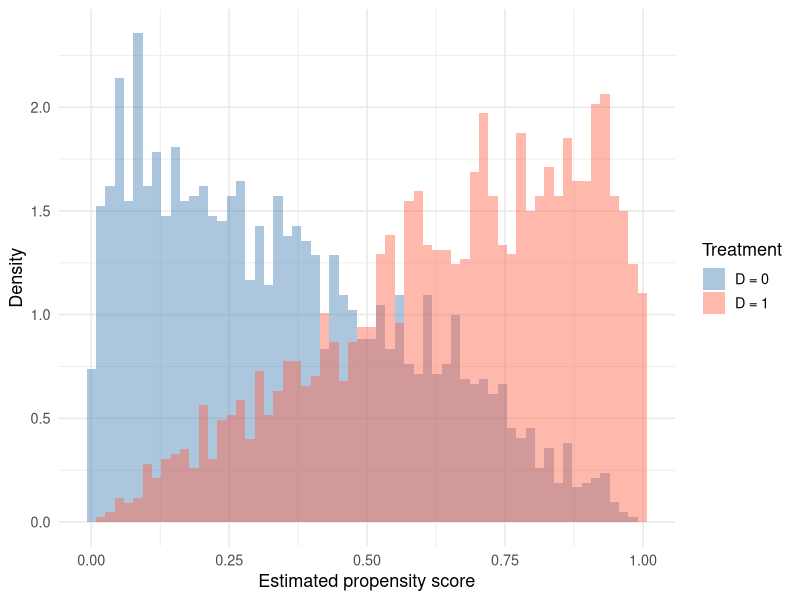

Reproduce this figure in R.
## ---- chunk 1
library(tidyverse)
library(ggplot2)
library(knitr)
## ---- chunk 2
# Seed and sample size
    set.seed(34837)
    N <- 5000

# Parameters
    
    alpha_0 <- 0.02
    alpha_1 <- 0.04
    phi     <- 0.2
    
    beta_0 <- c(0.5, 0.1)
    beta_1 <- c(0.8, 0.4)
    
    gamma_0 <- 0.2
    gamma_1 <- 0.3
    gamma_2 <- 0.1
    
    sigma_1  <- 0.012
    sigma_0  <- -0.05
    sigma_V  <- -1

# Draw covariates and instruments (all mutually independent)
X1 <- rnorm(N, mean = -2, sd = 2)
X2 <- rnorm(N, mean =  2, sd = 2)
Z1 <- rnorm(N, mean = -1, sd = 3)
Z2 <- rnorm(N, mean =  1, sd = 3)

# Common factor and unobservables
epsilon <- rnorm(N)
U1 <- sigma_1 * epsilon
U0 <- sigma_0 * epsilon
V  <- sigma_V * epsilon

# Potential outcomes
Y1 <- alpha_1 + phi + beta_1[1] * X1 + beta_1[2] * X2 + U1
Y0 <- alpha_0 + beta_0[1] * X1 + beta_0[2] * X2 + U0

# Selection and observed outcome
latent_index <- gamma_0 + gamma_1 * Z1 + gamma_2 * Z2 - V
D <- as.integer(latent_index > 0)
Y <- D * Y1 + (1 - D) * Y0

# Collect into data frame
data <- tibble(Y, D, Y1, Y0, X1, X2, Z1, Z2, epsilon, U1, U0, V)

cat("Treatment share:", round(mean(D), 3), "\n")
cat("Sample size:", N, "\n")
## ---- chunk 3
# Estimate propensity score via probit
ps_model <- glm(D ~ Z1 + Z2, family = binomial(link = "probit"), data = data)

# Store fitted propensity scores
data <- data |> mutate(ps = predict(ps_model, type = "response"))

# Summary of propensity score distribution
summary(data$ps)
## ---- chunk 4
# Visual check: overlaid densities by treatment status
ggplot(data, aes(x = ps, fill = factor(D))) +
  geom_histogram(aes(y = after_stat(density)),
                 bins = 60, alpha = 0.45, position = "identity") +
  labs(x = "Estimated propensity score",
       y = "Density",
       fill = "Treatment") +
  scale_fill_manual(values = c("0" = "steelblue", "1" = "tomato"),
                    labels = c("D = 0", "D = 1")) +
  theme_minimal(base_size = 13)
## ---- chunk 5
# Binned overlap check at 1-percentile resolution
breaks <- seq(0, 1, by = 0.01)

bin_overlap <- data |>
  mutate(bin = cut(ps, breaks = breaks, include.lowest = TRUE)) |>
  count(bin, D) |>
  pivot_wider(names_from = D, values_from = n, values_fill = 0) |>
  rename(untreated = `0`, treated = `1`) |>
  mutate(has_overlap = untreated > 0 & treated > 0)

# Show bins WITHOUT overlap
no_overlap <- bin_overlap |> filter(!has_overlap)

kable(no_overlap,
      caption = "Propensity score bins lacking common support",
      col.names = c("Bin", "Untreated", "Treated", "Overlap"))
## ---- chunk 6
# Continuous support range
support_bins <- bin_overlap |> filter(has_overlap)
cat("Common support region: [",
    min(breaks[breaks >= 0][which(bin_overlap$has_overlap)[1]]),
    ",",
    max(breaks[breaks <= 1][tail(which(bin_overlap$has_overlap), 1) + 1]),
    "]\n")

cat("Number of bins with overlap:",
    sum(bin_overlap$has_overlap), "out of", nrow(bin_overlap), "\n")
## ---- chunk 7
